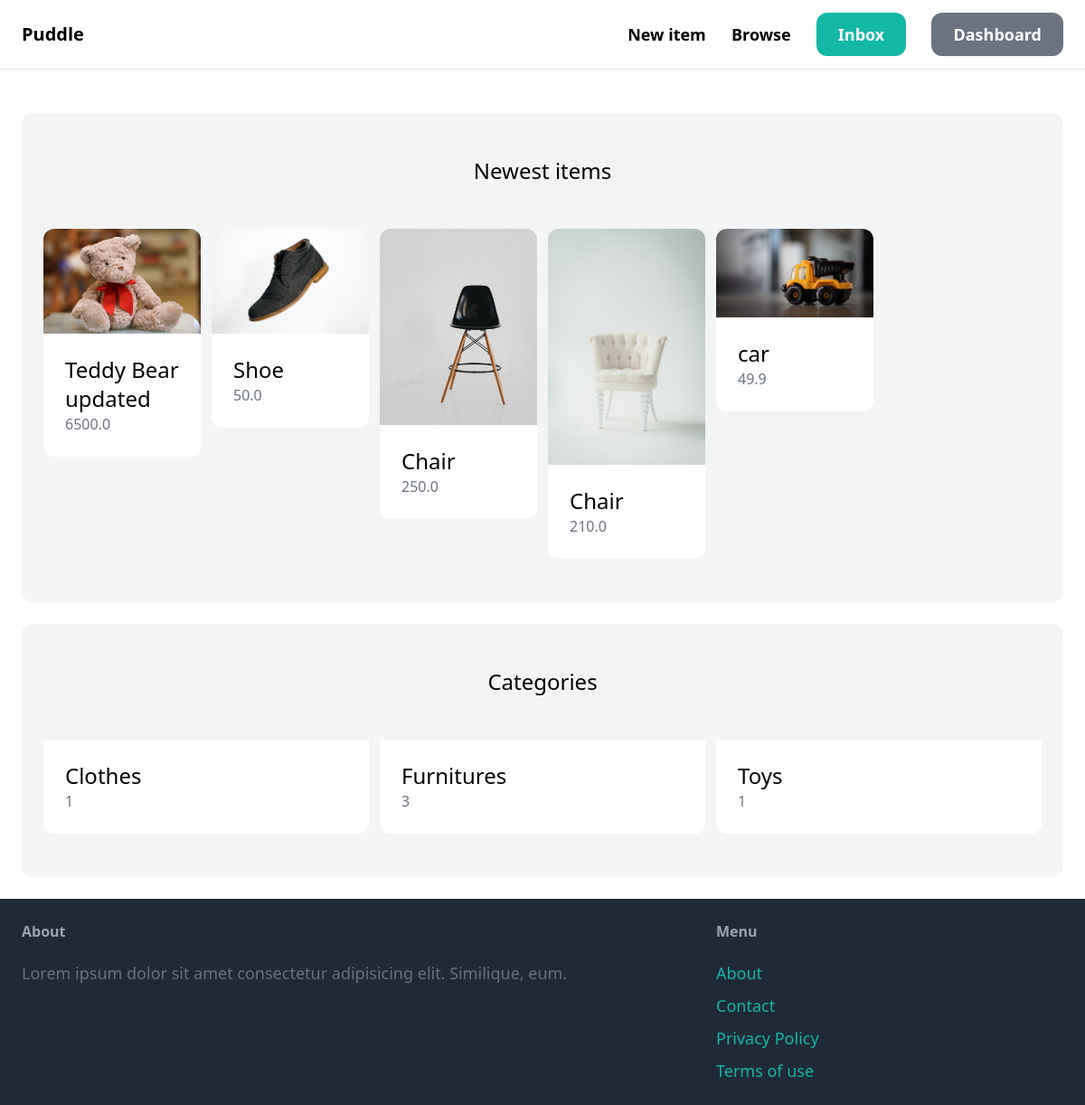
The app's page / (signed in) with its own data.
### item/models.py (models this page shows, shortened)
class Item(models.Model):
    category = models.ForeignKey(
        Category, related_name='items', on_delete=models.CASCADE)
    name = models.CharField(max_length=255)
    description = models.TextField(blank=True, null=True)
    price = models.FloatField()
    image = models.ImageField(upload_to='item_images', blank=True, null=True)
    is_sold = models.BooleanField(default=False)
    created_by = models.ForeignKey(
        User, related_name='items', on_delete=models.CASCADE)
    created_at = models.DateTimeField(auto_now_add=True)

class Category(models.Model):
    name = models.CharField(max_length=255)
    class Meta:
        ordering = ('name',)
        verbose_name_plural = 'Categories'

### core/views.py (the view)
# urls.py: path('', views.index, name='index'),
def index(request):
    items = Item.objects.filter(is_sold=False)[0:6]
    categories = Category.objects.all()
    return render(request, 'core/index.html', {
        'categories': categories,
        'items': items,
    })

### core/templates/core/index.html (shortened to what this page needs)
{% extends "core/base.html" %}
{% block content %}
    <div class="mt-6 px-6 py-12 bg-gray-100 rounded-xl">
        <h2 class="mb-12 text-2xl text-center">Newest items</h2>
        <div class="grid grid-cols-6 gap-3">
            {% for item in items %}
                <div>
                    <a href="{% url 'item:detail' item.id %}">
                        <div>
                            <img src="{{ item.image.url }}" class="rounded-t-xl" >
                        </div>
                        <div class="p-6 bg-white rounded-b-xl">
                            <h2 class="text-2xl"> {{ item.name }} </h2>
                            <p class="text-gray-500"> {{ item.price }} </p>
                        </div>
                    </a>
                </div>
            {% endfor %}
        </div>
    </div>
    <div class="mt-6 px-6 py-12 bg-gray-100 rounded-xl">
        <h2 class="mb-12 text-2xl text-center">Categories</h2>
        <div class="grid grid-cols-3 gap-3">
            {% for category in categories %}
            <div>
                <a href="#">
                    <div class="p-6 bg-white rounded-b-xl">
                        <h2 class="text-2xl"> {{ category.name }} </h2>
                        <p class="text-gray-500"> {{ category.items.count }} </p>
                    </div>
                </a>
            </div>
            {% endfor %}
        </div>
    </div>
{% endblock content %}

### records on screen
Item: image (picture), name "Teddy Bear updated", price "6500.0"
Item: image (picture), name "Shoe", price "50.0"
Item: image (picture), name "Chair", price "250.0"
Item: image (picture), name "Chair", price "210.0"
Item: image (picture), name "car", price "49.9"
Category: name "Clothes", items.count "1"
Category: name "Furnitures", items.count "3"
Category: name "Toys", items.count "1"
